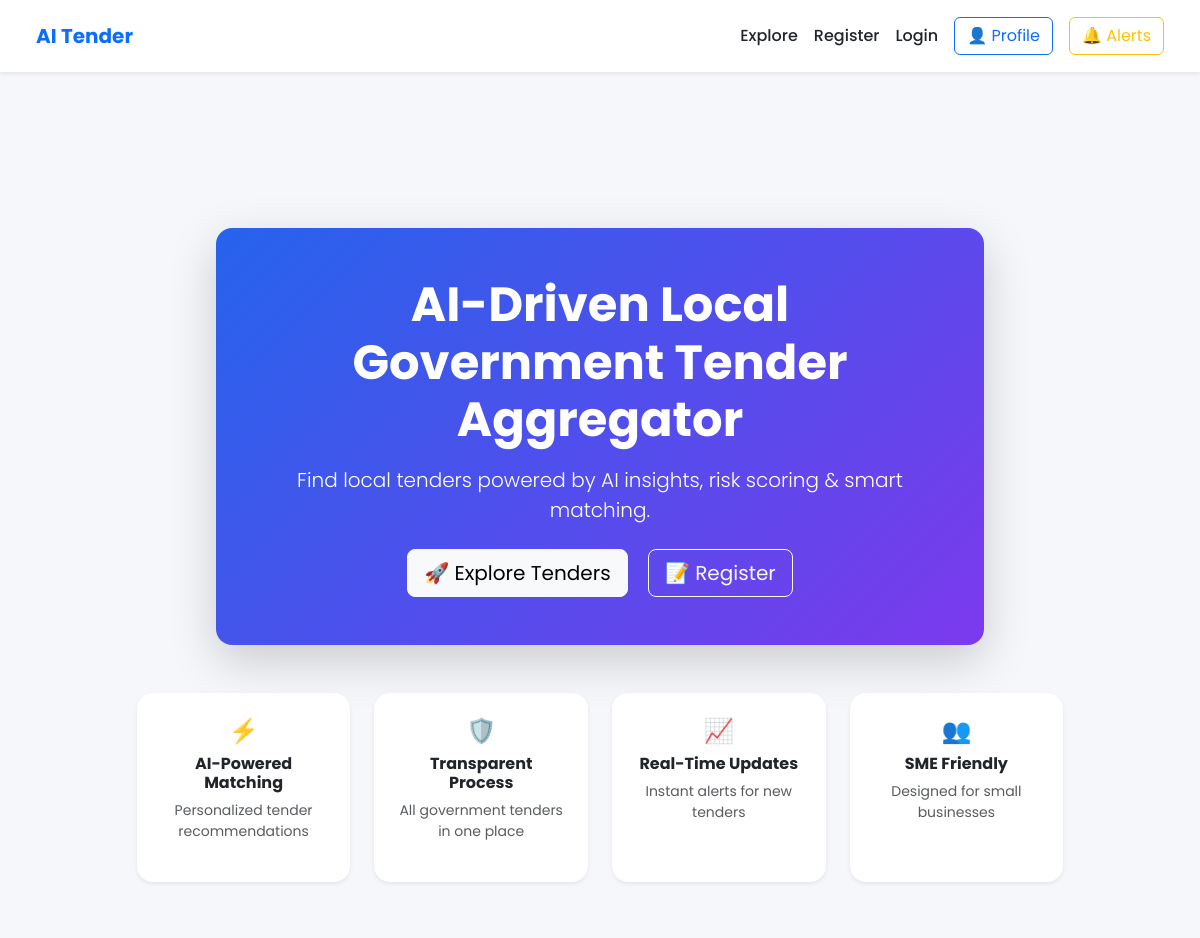
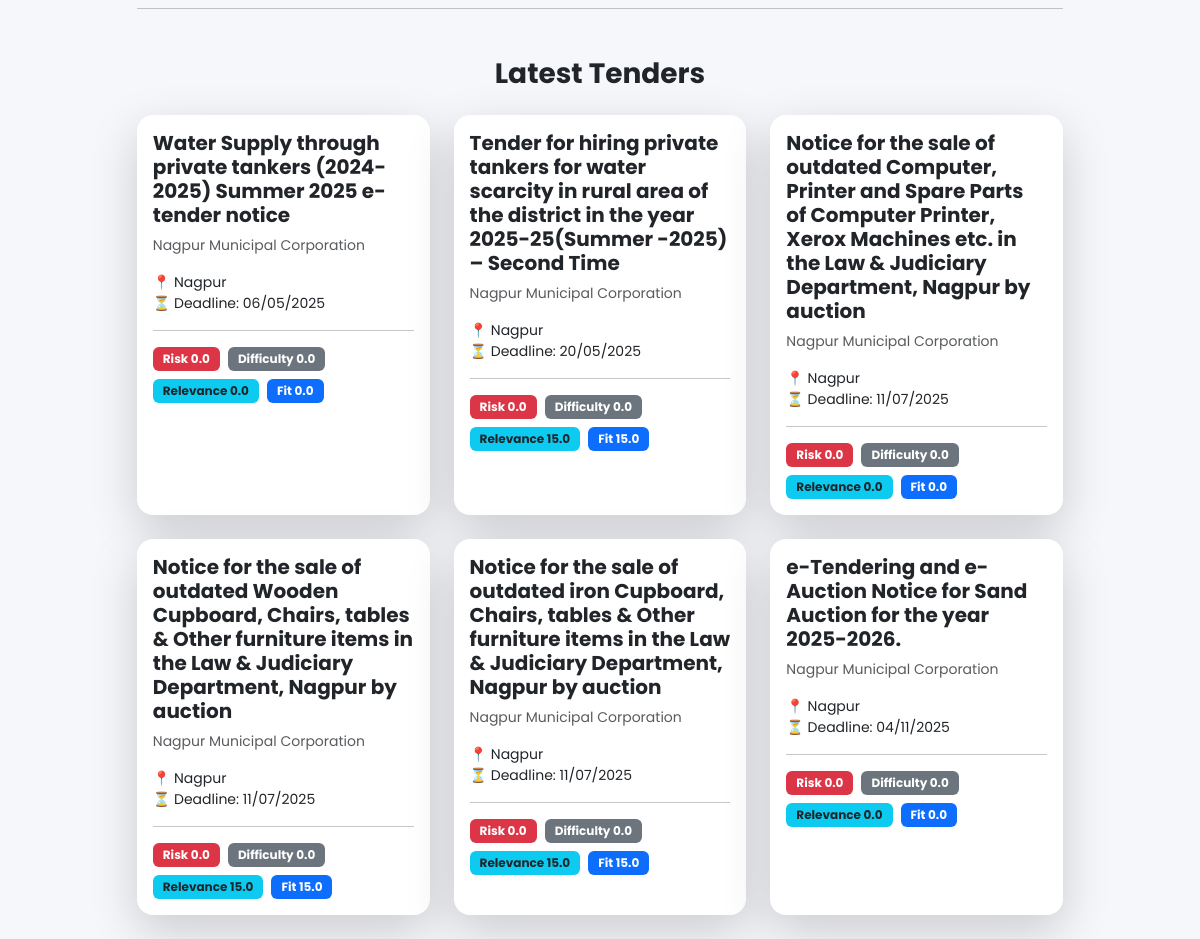
The page / on the database its author committed (2 pictures, top to bottom).
### tables this page shows
CREATE TABLE tenders (
        id INTEGER PRIMARY KEY AUTOINCREMENT,
        title TEXT,
        department TEXT,
        location TEXT,
        deadline TEXT,
        emd INTEGER,
        category TEXT,
        description TEXT,
        relevance_score REAL,
        risk_score REAL,
        difficulty_score REAL,
        fit_score REAL
    );

### app.py (the view)
@app.route("/")
def home():
    conn = get_connection()
    cursor = conn.cursor()
    cursor.execute("SELECT COUNT(*) FROM tenders")
    count = cursor.fetchone()[0]
    if count == 0:
        print("No tenders found. Scraping automatically...")
        scrape_nagpur_tenders()
    cursor.execute("""
        SELECT title, department, location, deadline,
               risk_score, difficulty_score, relevance_score, fit_score
        FROM tenders
        ORDER BY id DESC
        LIMIT 6
    """)
    rows = cursor.fetchall()
    tenders = []
    for r in rows:
        tenders.append({
            "title": r[0],
            "department": r[1],
            "location": r[2],
            "deadline": r[3],
            "risk_score": r[4],
            "difficulty_score": r[5],
            "relevance_score": r[6],
            "fit_score": r[7]
        })
    conn.close()
    return render_template("index.html", tenders=tenders)

### database.py (called while the page is built)
def get_connection():
    conn = sqlite3.connect(DB_NAME)
    conn.row_factory = sqlite3.Row
    return conn

### templates/index.html
{% extends "base.html" %}
{% block content %}
<div class="container mt-5">
<div class="row justify-content-center mb-5">
<div class="col-lg-10">
<div class="hero-section text-center p-5 rounded-4 shadow-lg">
<h1 class="fw-bold display-5">
AI-Driven Local Government Tender Aggregator
</h1>
<p class="lead mt-3">
Find local tenders powered by AI insights, risk scoring & smart matching.
</p>
<div class="mt-4">
<a href="/explore" class="btn btn-light btn-lg me-3">
🚀 Explore Tenders
</a>
<a href="/register" class="btn btn-outline-light btn-lg">
📝 Register
</a>
</div>
</div>
</div>
</div>
<div class="row text-center mb-5">
<div class="col-md-3 mb-3">
<div class="p-4 bg-white rounded-4 shadow-sm h-100">
<h4>⚡</h4>
<h6 class="fw-bold mt-2">AI-Powered Matching</h6>
<p class="text-muted small">Personalized tender recommendations</p>
</div>
</div>
<div class="col-md-3 mb-3">
<div class="p-4 bg-white rounded-4 shadow-sm h-100">
<h4>🛡️</h4>
<h6 class="fw-bold mt-2">Transparent Process</h6>
<p class="text-muted small">All government tenders in one place</p>
</div>
</div>
<div class="col-md-3 mb-3">
<div class="p-4 bg-white rounded-4 shadow-sm h-100">
<h4>📈</h4>
<h6 class="fw-bold mt-2">Real-Time Updates</h6>
<p class="text-muted small">Instant alerts for new tenders</p>
</div>
</div>
<div class="col-md-3 mb-3">
<div class="p-4 bg-white rounded-4 shadow-sm h-100">
<h4>👥</h4>
<h6 class="fw-bold mt-2">SME Friendly</h6>
<p class="text-muted small">Designed for small businesses</p>
</div>
</div>
</div>
<hr class="mb-5">
<h3 class="fw-bold mb-4 text-center">Latest Tenders</h3>
{% if tenders %}
<div class="row">
{% for tender in tenders %}
<div class="col-md-4 mb-4">
<div class="card shadow-lg border-0 rounded-4 h-100">
<div class="card-body">
<h5 class="fw-bold">
<a href="/tender/{{ tender.id }}" class="text-decoration-none text-dark">
{{ tender.title }}
</a>
</h5>
<p class="text-muted small">
{{ tender.department }}
</p>
<p class="small">
📍 {{ tender.location }} <br>
⏳ Deadline: {{ tender.deadline }}
</p>
<hr>
<div class="d-flex flex-wrap gap-2 small">
<span class="badge bg-danger">
Risk {{ tender.risk_score }}
</span>
<span class="badge bg-secondary">
Difficulty {{ tender.difficulty_score }}
</span>
<span class="badge bg-info text-dark">
Relevance {{ tender.relevance_score }}
</span>
<span class="badge bg-primary">
Fit {{ tender.fit_score }}
</span>
</div>
</div>
</div>
</div>
{% endfor %}
</div>
{% else %}
<p class="text-muted text-center">No tenders available yet.</p>
{% endif %}
</div>
{% endblock %}

### static/css/style.css (style rules this page uses)
body { background:#f4f7fb; font-family:'Segoe UI', Tahoma, Geneva, Verdana, sans-serif; }
.hero-section { background: linear-gradient(135deg,#2563eb,#7c3aed); color:white; width:100%; max-width:100%; margin:auto; }
.card { border-radius:18px; transition:0.3s; }
.badge { font-size:12px; padding:6px 10px; }
.container { width:90%; margin:auto; padding-top:30px; }

### rows shown on the page
tenders: title "Water Supply through private tankers (2024-2025) Summer 2025 e-tender notice", department "Nagpur Municipal Corporation", location "Nagpur", deadline "06/05/2025", risk_score "0.0", difficulty_score "0.0", relevance_score "0.0", fit_score "0.0"
tenders: title "Tender for hiring private tankers for water scarcity in rural area of the district in the year 2025-25(Summer -2025) – Second Time", department "Nagpur Municipal Corporation", location "Nagpur", deadline "20/05/2025", risk_score "0.0", difficulty_score "0.0", relevance_score "15.0", fit_score "15.0"
tenders: title "Notice for the sale of outdated Computer, Printer and Spare Parts of Computer Printer, Xerox Machines etc. in the Law & Judiciary Department, Nagpur by auction", department "Nagpur Municipal Corporation", location "Nagpur", deadline "11/07/2025", risk_score "0.0", difficulty_score "0.0", relevance_score "0.0", fit_score "0.0"
tenders: title "Notice for the sale of outdated Wooden Cupboard, Chairs, tables & Other furniture items in the Law & Judiciary Department, Nagpur by auction", department "Nagpur Municipal Corporation", location "Nagpur", deadline "11/07/2025", risk_score "0.0", difficulty_score "0.0", relevance_score "15.0", fit_score "15.0"
tenders: title "Notice for the sale of outdated iron Cupboard, Chairs, tables & Other furniture items in the Law & Judiciary Department, Nagpur by auction", department "Nagpur Municipal Corporation", location "Nagpur", deadline "11/07/2025", risk_score "0.0", difficulty_score "0.0", relevance_score "15.0", fit_score "15.0"
tenders: title "e-Tendering and e-Auction Notice for Sand Auction for the year 2025-2026.", department "Nagpur Municipal Corporation", location "Nagpur", deadline "04/11/2025", risk_score "0.0", difficulty_score "0.0", relevance_score "0.0", fit_score "0.0"
